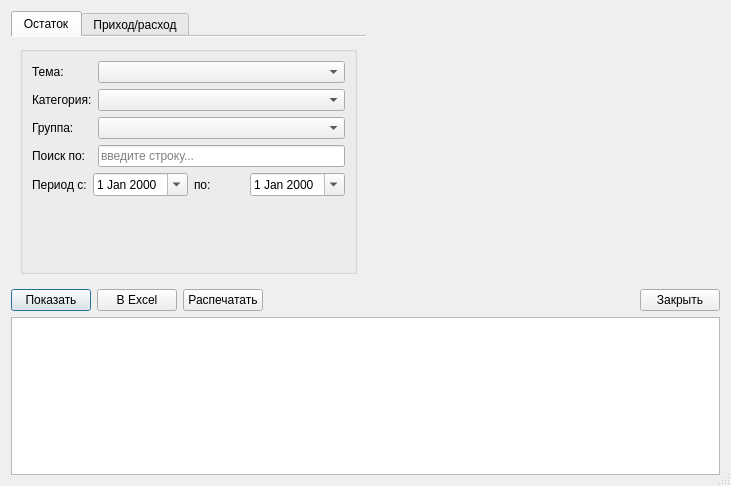
<?xml version="1.0" encoding="UTF-8"?>
<ui version="4.0">
 <class>ReportManager</class>
 <widget class="QDialog" name="ReportManager">
  <property name="windowModality">
   <enum>Qt::ApplicationModal</enum>
  </property>
  <property name="geometry">
   <rect>
    <x>0</x>
    <y>0</y>
    <width>731</width>
    <height>486</height>
   </rect>
  </property>
  <property name="windowTitle">
   <string>Менеджер отчётов</string>
  </property>
  <property name="sizeGripEnabled">
   <bool>true</bool>
  </property>
  <property name="modal">
   <bool>true</bool>
  </property>
  <layout class="QVBoxLayout" name="verticalLayout_6">
   <item>
    <layout class="QHBoxLayout" name="horizontalLayout_3">
     <item>
      <widget class="QTabWidget" name="tabReport">
       <property name="sizePolicy">
        <sizepolicy hsizetype="Expanding" vsizetype="Fixed">
         <horstretch>0</horstretch>
         <verstretch>0</verstretch>
        </sizepolicy>
       </property>
       <property name="minimumSize">
        <size>
         <width>200</width>
         <height>0</height>
        </size>
       </property>
       <property name="currentIndex">
        <number>0</number>
       </property>
       <property name="documentMode">
        <bool>true</bool>
       </property>
       <widget class="QWidget" name="tabStock">
        <attribute name="title">
         <string>Остаток</string>
        </attribute>
        <layout class="QVBoxLayout" name="verticalLayout_2">
         <item>
          <widget class="QGroupBox" name="groupBox">
           <property name="title">
            <string/>
           </property>
           <layout class="QVBoxLayout" name="verticalLayout">
            <item>
             <layout class="QFormLayout" name="formLayout">
              <item row="0" column="0">
               <widget class="QLabel" name="lblProject">
                <property name="text">
                 <string>Тема:</string>
                </property>
               </widget>
              </item>
              <item row="0" column="1">
               <widget class="QComboBox" name="comboProject"/>
              </item>
              <item row="1" column="0">
               <widget class="QLabel" name="lblCategory">
                <property name="text">
                 <string>Категория:</string>
                </property>
               </widget>
              </item>
              <item row="1" column="1">
               <widget class="QComboBox" name="comboCategory"/>
              </item>
              <item row="2" column="0">
               <widget class="QLabel" name="lblGroup">
                <property name="text">
                 <string>Группа:</string>
                </property>
               </widget>
              </item>
              <item row="2" column="1">
               <widget class="QComboBox" name="comboGroup"/>
              </item>
              <item row="3" column="0">
               <widget class="QLabel" name="lblSearch_1">
                <property name="text">
                 <string>Поиск по:</string>
                </property>
               </widget>
              </item>
              <item row="3" column="1">
               <widget class="QLineEdit" name="editSearch_1">
                <property name="placeholderText">
                 <string>введите строку...</string>
                </property>
               </widget>
              </item>
             </layout>
            </item>
            <item>
             <layout class="QHBoxLayout" name="horizontalLayout">
              <item>
               <widget class="QLabel" name="lblFrom">
                <property name="text">
                 <string>Период с:</string>
                </property>
               </widget>
              </item>
              <item>
               <widget class="QDateEdit" name="dateFrom">
                <property name="calendarPopup">
                 <bool>true</bool>
                </property>
               </widget>
              </item>
              <item>
               <widget class="QLabel" name="lblUntil">
                <property name="text">
                 <string>по:</string>
                </property>
               </widget>
              </item>
              <item>
               <widget class="QDateEdit" name="dateUntil">
                <property name="calendarPopup">
                 <bool>true</bool>
                </property>
               </widget>
              </item>
             </layout>
            </item>
            <item>
             <spacer name="verticalSpacer">
              <property name="orientation">
               <enum>Qt::Vertical</enum>
              </property>
              <property name="sizeType">
               <enum>QSizePolicy::Expanding</enum>
              </property>
              <property name="sizeHint" stdset="0">
               <size>
                <width>20</width>
                <height>20</height>
               </size>
              </property>
             </spacer>
            </item>
           </layout>
           <zorder>verticalSpacer</zorder>
          </widget>
         </item>
        </layout>
       </widget>
       <widget class="QWidget" name="tabTransact">
        <attribute name="title">
         <string>Приход/расход</string>
        </attribute>
        <layout class="QVBoxLayout" name="verticalLayout_4">
         <item>
          <widget class="QGroupBox" name="groupBox_2">
           <property name="title">
            <string/>
           </property>
           <layout class="QVBoxLayout" name="verticalLayout_3">
            <item>
             <layout class="QFormLayout" name="formLayout_2">
              <item row="0" column="0">
               <widget class="QLabel" name="lblProject_2">
                <property name="text">
                 <string>Тема:</string>
                </property>
               </widget>
              </item>
              <item row="0" column="1">
               <widget class="QComboBox" name="comboProject_2"/>
              </item>
              <item row="1" column="0">
               <widget class="QLabel" name="lblCategory_2">
                <property name="text">
                 <string>Категория:</string>
                </property>
               </widget>
              </item>
              <item row="1" column="1">
               <widget class="QComboBox" name="comboCategory_2"/>
              </item>
              <item row="2" column="0">
               <widget class="QLabel" name="lblGroup_2">
                <property name="text">
                 <string>Группа:</string>
                </property>
               </widget>
              </item>
              <item row="2" column="1">
               <widget class="QComboBox" name="comboGroup_2"/>
              </item>
              <item row="3" column="0">
               <widget class="QLabel" name="lblSearch_2">
                <property name="text">
                 <string>Поиск по:</string>
                </property>
               </widget>
              </item>
              <item row="3" column="1">
               <widget class="QLineEdit" name="editSearch_2">
                <property name="placeholderText">
                 <string>введите строку...</string>
                </property>
               </widget>
              </item>
             </layout>
            </item>
            <item>
             <layout class="QHBoxLayout" name="horizontalLayout_2">
              <item>
               <widget class="QLabel" name="lblFrom_2">
                <property name="text">
                 <string>Период с:</string>
                </property>
               </widget>
              </item>
              <item>
               <widget class="QDateEdit" name="dateFrom_2">
                <property name="calendarPopup">
                 <bool>true</bool>
                </property>
               </widget>
              </item>
              <item>
               <widget class="QLabel" name="lblUntil_2">
                <property name="text">
                 <string>по:</string>
                </property>
               </widget>
              </item>
              <item>
               <widget class="QDateEdit" name="dateUntil_2">
                <property name="calendarPopup">
                 <bool>true</bool>
                </property>
               </widget>
              </item>
             </layout>
            </item>
            <item>
             <layout class="QVBoxLayout" name="verticalLayout_5">
              <item>
               <widget class="QCheckBox" name="checkReceipt">
                <property name="text">
                 <string>Приход</string>
                </property>
                <property name="checked">
                 <bool>true</bool>
                </property>
               </widget>
              </item>
              <item>
               <widget class="QCheckBox" name="checkExpense">
                <property name="text">
                 <string>Расход</string>
                </property>
                <property name="checked">
                 <bool>true</bool>
                </property>
               </widget>
              </item>
              <item>
               <spacer name="verticalSpacer_2">
                <property name="orientation">
                 <enum>Qt::Vertical</enum>
                </property>
                <property name="sizeType">
                 <enum>QSizePolicy::Expanding</enum>
                </property>
                <property name="sizeHint" stdset="0">
                 <size>
                  <width>20</width>
                  <height>10</height>
                 </size>
                </property>
               </spacer>
              </item>
             </layout>
            </item>
           </layout>
          </widget>
         </item>
        </layout>
       </widget>
      </widget>
     </item>
     <item>
      <spacer name="horizontalSpacer">
       <property name="orientation">
        <enum>Qt::Horizontal</enum>
       </property>
       <property name="sizeHint" stdset="0">
        <size>
         <width>40</width>
         <height>20</height>
        </size>
       </property>
      </spacer>
     </item>
    </layout>
   </item>
   <item>
    <layout class="QHBoxLayout" name="horizontalLayout_4">
     <item>
      <widget class="QPushButton" name="btnShow">
       <property name="text">
        <string>Показать</string>
       </property>
      </widget>
     </item>
     <item>
      <widget class="QPushButton" name="btnExport">
       <property name="text">
        <string>В Excel</string>
       </property>
      </widget>
     </item>
     <item>
      <widget class="QPushButton" name="btnPrint">
       <property name="text">
        <string>Распечатать</string>
       </property>
      </widget>
     </item>
     <item>
      <spacer name="horizontalSpacer_2">
       <property name="orientation">
        <enum>Qt::Horizontal</enum>
       </property>
       <property name="sizeHint" stdset="0">
        <size>
         <width>40</width>
         <height>20</height>
        </size>
       </property>
      </spacer>
     </item>
     <item>
      <widget class="QPushButton" name="btnClose">
       <property name="text">
        <string>Закрыть</string>
       </property>
      </widget>
     </item>
    </layout>
   </item>
   <item>
    <widget class="QTableView" name="tableView"/>
   </item>
  </layout>
 </widget>
 <resources/>
 <connections>
  <connection>
   <sender>btnClose</sender>
   <signal>clicked()</signal>
   <receiver>ReportManager</receiver>
   <slot>reject()</slot>
   <hints>
    <hint type="sourcelabel">
     <x>680</x>
     <y>285</y>
    </hint>
    <hint type="destinationlabel">
     <x>365</x>
     <y>242</y>
    </hint>
   </hints>
  </connection>
 </connections>
</ui>
